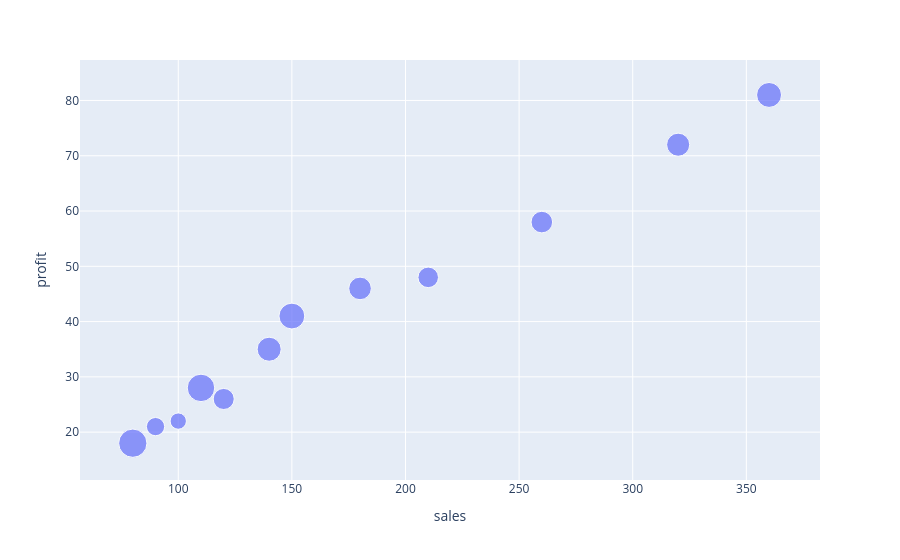

The notebook cell this image was saved under:
### Code cell
fig = px.scatter(
    df,
    x='sales',
    y='profit',
    size='customers',
    # size_max=50,
    hover_name='product'
)

fig.show()

### Figure 1 — Plotly figure (JSON) as saved in the notebook; plotly's stock layout.template omitted (floating-point values rounded to 4 significant figures)
{"data": [{"hovertemplate": "<b>%{hovertext}</b><br><br>sales=%{x}<br>profit=%{y}<br>customers=%{marker.size}<extra></extra>", "hovertext": ["노트북", "모니터", "키보드", "마우스", "태블릿", "헤드셋", "웹캠", "스피커", "SSD", "공유기", "스마트폰", "충전기"], "legendgroup": "", "marker": {"color": "#636efa", "size": [120, 95, 150, 170, 105, 130, 75, 100, 115, 60, 140, 180], "sizemode": "area", "sizeref": 0.45, "symbol": "circle"}, "mode": "markers", "name": "", "orientation": "v", "showlegend": false, "x": [320, 210, 150, 110, 260, 140, 90, 120, 180, 100, 360, 80], "xaxis": "x", "y": [72, 48, 41, 28, 58, 35, 21, 26, 46, 22, 81, 18], "yaxis": "y", "type": "scatter"}], "layout": {"xaxis": {"anchor": "y", "domain": [0.0, 1.0], "title": {"text": "sales"}}, "yaxis": {"anchor": "x", "domain": [0.0, 1.0], "title": {"text": "profit"}}, "legend": {"tracegroupgap": 0, "itemsizing": "constant"}, "margin": {"t": 60}}}
